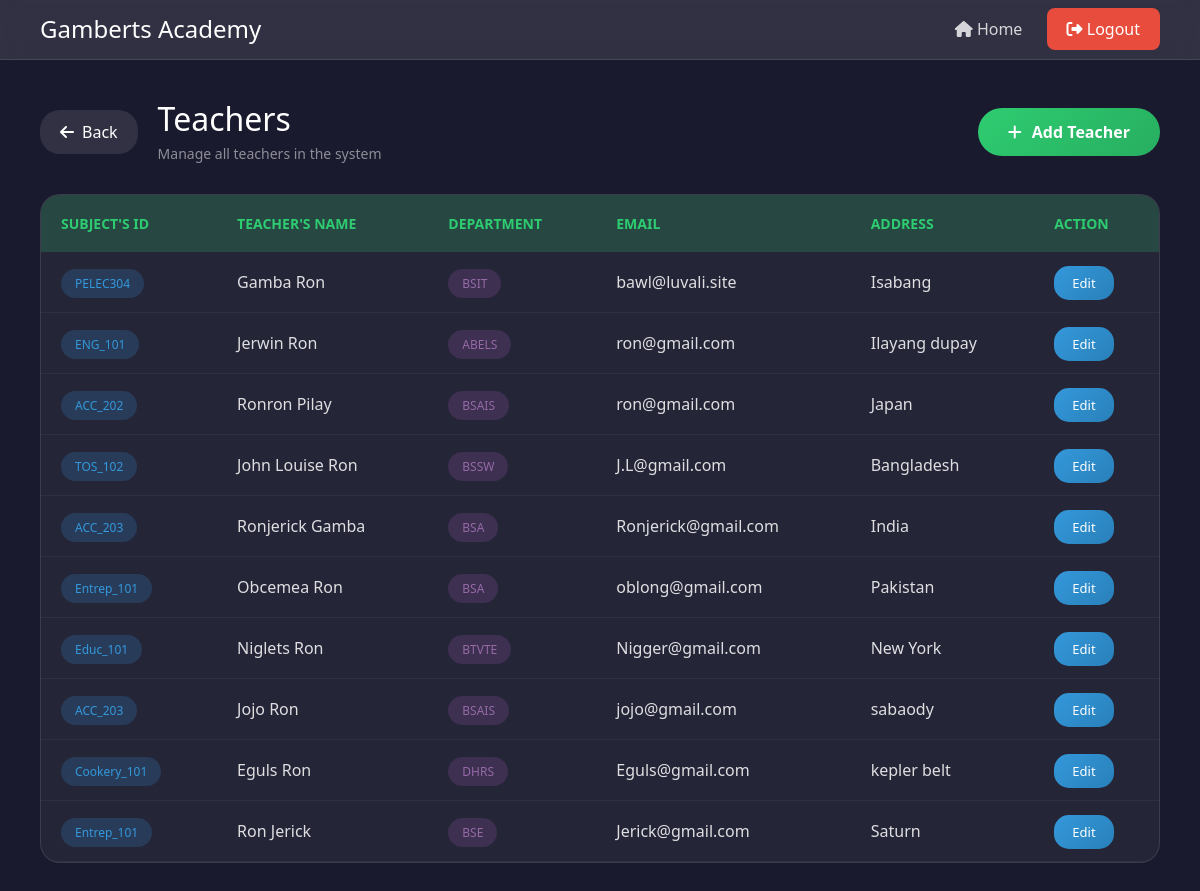
The app's page /Test_Teacher/, older data.
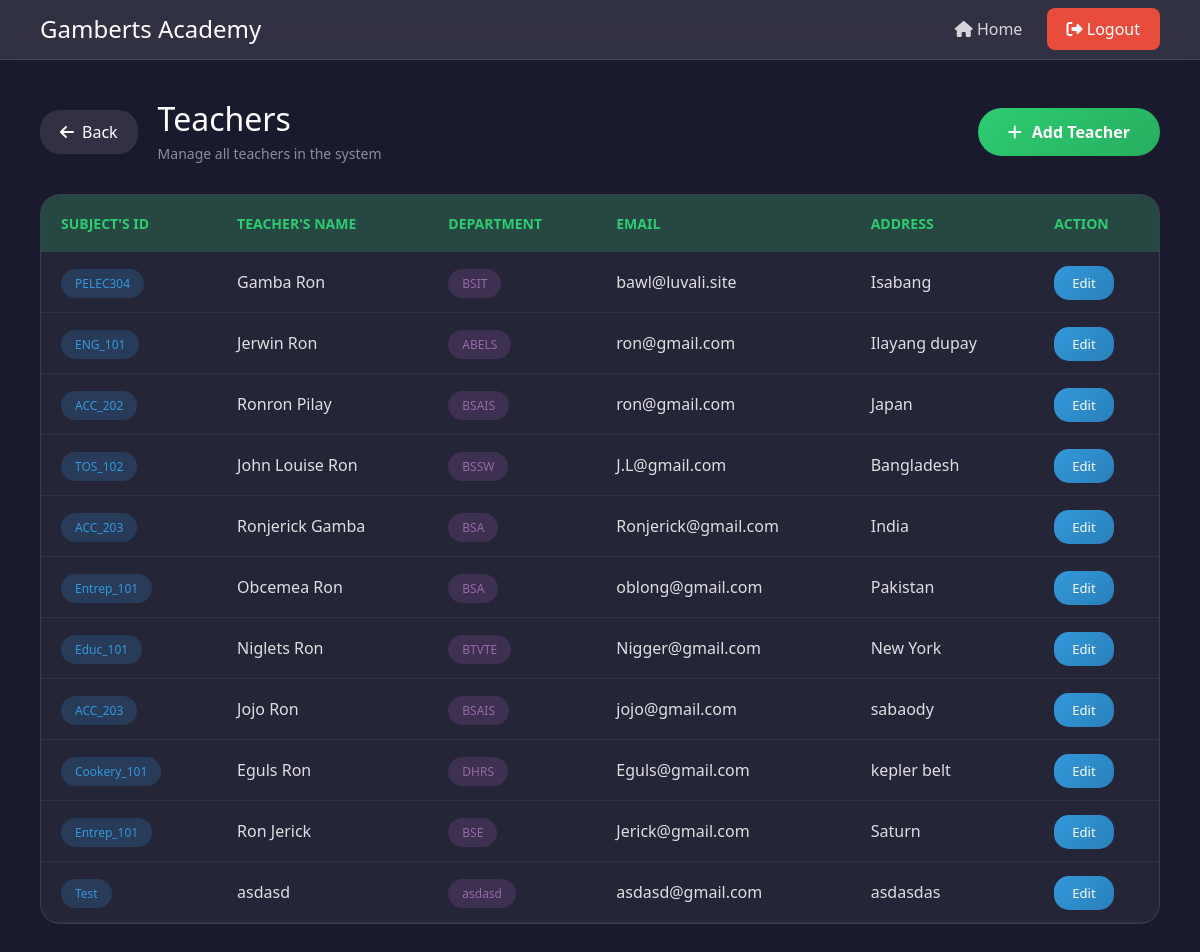
The same page, newer data.
### online_enrollment/models.py (models this page shows, shortened)
class Teacher(models.Model):
    subjects_id = models.CharField(max_length=100)
    name = models.CharField(max_length=100)
    department = models.CharField(max_length=100)
    email = models.EmailField(max_length=100)
    address = models.CharField(max_length=100)

### online_enrollment/views.py (the view)
# urls.py: path('Test_Teacher/', views.Test_Teacher, name='Test_Teacher'),
def Test_Teacher(request):
    teacher = Teacher.objects.all()
    return render(request, 'online_enrollment//Teacher.html', {'Teacher':teacher})

### online_enrollment/templates/online_enrollment/Teacher.html (shortened to what this page needs)
<!DOCTYPE html>
<html lang="en">
<head>
    <link href="https://cdn.jsdelivr.net/npm/bootstrap@5.3.8/dist/css/bootstrap.min.css" rel="stylesheet">
    <link href="https://cdnjs.cloudflare.com/ajax/libs/font-awesome/6.4.0/css/all.min.css" rel="stylesheet">
</head>
<body>
    <nav class="navbar-custom">
        <div class="brand">
            <h1>Gamberts Academy</h1>
        </div>
        <div>
            <a href="{% url 'Home' %}"><i class="fas fa-home"></i> Home</a>
            <a href="{% url 'Logout' %}" class="btn-logout"><i class="fas fa-sign-out-alt"></i> Logout</a>
        </div>
    </nav>
    <div class="main-content">
        <div class="page-header">
            <div style="display: flex; align-items: center; gap: 20px;">
                <a href="{% url 'Home' %}" class="btn-back">
                    <i class="fas fa-arrow-left"></i> Back
                </a>
                <div class="page-title">
                    <div>
                        <h2>Teachers</h2>
                        <p>Manage all teachers in the system</p>
                    </div>
                </div>
            </div>
            <a href="{% url 'Teacher_Form' %}" class="btn-add">
                <i class="fas fa-plus"></i> Add Teacher
            </a>
        </div>
        <div class="table-card">
            <table>
                <thead>
                    <tr>
                        <th> Subject's ID </th>
                        <th> Teacher's Name </th>
                        <th> Department </th>
                        <th> Email </th>
                        <th> Address </th>
                        <th> Action </th>
                    </tr>
                </thead>
                <tbody>
                    {% for Each_Teacher in Teacher %}
                    <tr>
                        <td><span class="badge-id"> {{Each_Teacher.subjects_id}}</span></td>
                        <td> {{Each_Teacher.name}} </td>
                        <td><span class="badge-department">{{Each_Teacher.department}}</span></td>
                        <td> {{Each_Teacher.email}} </td>
                        <td> {{Each_Teacher.address}} </td>
                        <td>
                            <a href="{% url 'Teacher_Edit' Each_Teacher.id %}" class="btn-edit"> Edit </a>
                    </tr>
                    {% endfor %}
                </tbody>
            </table>
        </div>
    </div>
</body>
</html>

Row changes from the older to the newer data that the page shows:
added Teacher: subjects_id "Test", name "asdasd", department "asdasd", email "asdasd@gmail.com", address "asdasdas"
